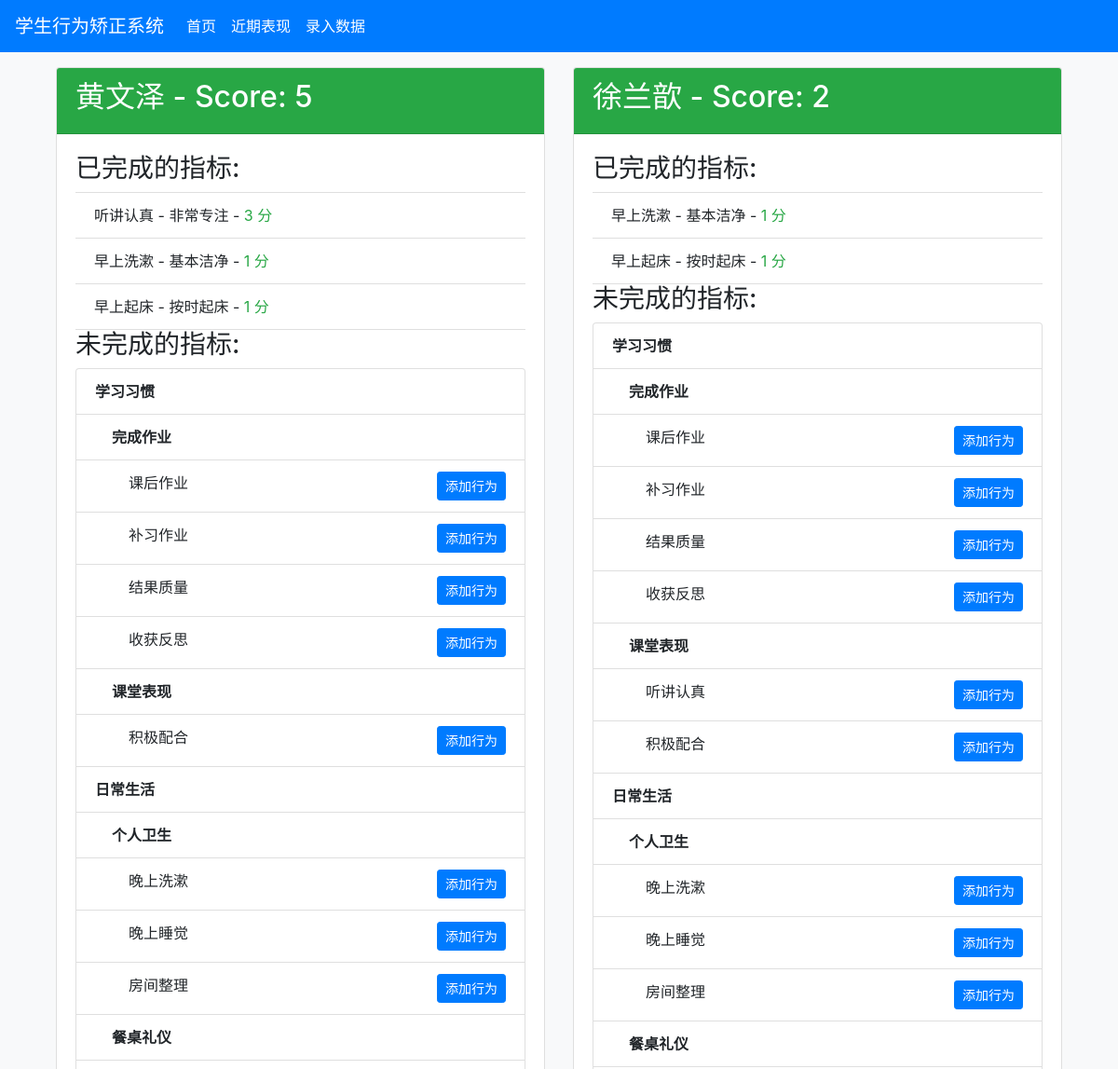
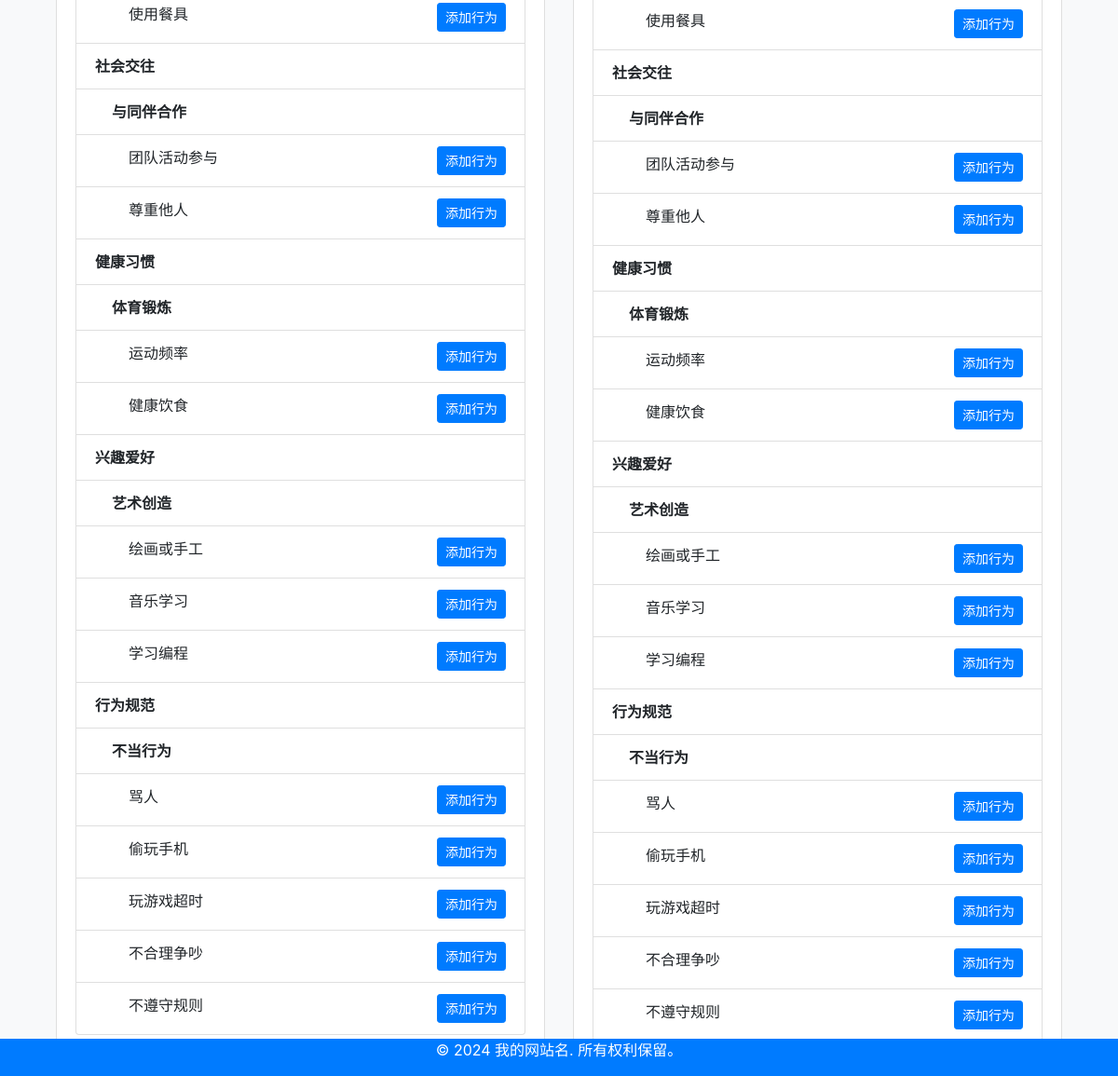
The page / on the database its author committed (2 pictures, top to bottom).
### common/models.py (models this page shows)
class CustomUser(AbstractUser):
    photo = models.ImageField(upload_to='user_photos/', null=True, blank=True)

### behaviours/models.py (models this page shows, shortened)
class BehaviorAction(models.Model):
    indicator = models.ForeignKey(BehaviorIndicator, on_delete=models.CASCADE, related_name='actions')
    description = models.CharField(max_length=255)
    points = models.IntegerField()

class BehaviorIndicator(MPTTModel):
    name = models.CharField(max_length=100)
    description = models.TextField()
    level = models.IntegerField(default=1)  # 默认等级
    parent = TreeForeignKey('self', on_delete=models.CASCADE, null=True, blank=True, related_name='children', db_index=True)
    lft = models.IntegerField(default=0)
    rght = models.IntegerField(default=0)
    tree_id = models.IntegerField(default=0)
    class MPTTMeta:
        order_insertion_by = ['name']

### home/views.py (the view)
# urls.py: path('', views.index, name='behv_index'),
def index(request):
    children_group = Group.objects.get(name='学生')
    students = CustomUser.objects.filter(groups=children_group)
    student_data = []
    for student in students:
        today = timezone.now().date()
        records = BehaviorRecord.objects.filter(performer=student, date=today).order_by('-id')  # 按 id 倒序排列
        score = sum(record.points for record in records)  # 计算得分
        completed_indicators = records.values('performance__name', 'action__description', 'action__points').distinct()
        incomplete_indicators = BehaviorIndicator.objects.exclude(
            id__in=records.values_list('performance',flat=True)
        ).distinct()
        indicator_hierarchy = build_indicator_hierarchy(incomplete_indicators)
        student_data.append({
            'id': student.id,
            'name': student.username,
            'score': score,
            'completed_indicators': completed_indicators,
            'incomplete_indicators': indicator_hierarchy,  # 确保这里传递的是 indicator_hierarchy
            'record_id': records.first().id if records.exists() else None  # 获取最新的记录 id
        })
    return render(request, 'index.html', {'students': student_data})

### templates/index.html (shortened to what this page needs)
{% extends 'base.html' %}
{% block content %}
<div class="container">
    <div class="row">
        {% for student in students %}
        <div class="col-md-6 mb-3">
            <div class="card">
                <div class="card-header bg-success text-white">
                    <h2>{{ student.name }} - Score: {{ student.score }}</h2>
                </div>
                <div class="card-body">
                    <h3>已完成的指标:</h3>
                    <ul class="list-group list-group-flush" id="completedIndicatorsList-{{ student.record_id }}">
                        {% for indicator in student.completed_indicators %}
                        <li class="list-group-item">
                            {{ indicator.performance__name }} - {{ indicator.action__description }} -
                            <span
                                class="indicator-points {% if indicator.action__points >= 0 %}text-success{% else %}text-danger{% endif %}">
                                {{ indicator.action__points }} 分
                            </span>
                        </li>
                        {% endfor %}
                    </ul>
                    <h3>未完成的指标:</h3>
                    <ul class="list-group">
                        {% for level0_indicator in student.incomplete_indicators.values %}
                        {% if level0_indicator.children %}
                        <li class="list-group-item">
                            <strong>{{ level0_indicator.indicator.name }}</strong>
                            {% for level1_indicator in level0_indicator.children.values %}
                            {% if level1_indicator.children %}
                            <li class="list-group-item">
                                &nbsp;&nbsp;&nbsp;&nbsp;<strong>{{ level1_indicator.indicator.name }}</strong>
                                {% for level2_indicator in level1_indicator.children.values %}
                                {% if level2_indicator.indicator.level == 2 %}
                                <li class="list-group-item">
                                    &nbsp;&nbsp;&nbsp;&nbsp;&nbsp;&nbsp;&nbsp;&nbsp;{{ level2_indicator.indicator.name }}
                                    <button class="btn btn-primary btn-sm float-right" data-toggle="modal"
                                        data-target="#actionModal-{{ student.id }}-{{ level2_indicator.indicator.id }}"
                                        onclick="recordAction({{ student.id }}, {{ level2_indicator.indicator.id }})">添加行为</button>
                                </li>
                                {% endif %}
                                {% endfor %}
                            </li>
                            {% endif %}
                            {% endfor %}
                        </li>
                        {% endif %}
                        {% endfor %}
                    </ul>
                </div>
            </div>
        </div>
        {% endfor %}
    </div>
</div>
{% endblock %}

### templates/base.html (shortened to what this page needs)
<!DOCTYPE html>
<html lang="zh">
<head>
    <link rel="stylesheet" href="https://stackpath.bootstrapcdn.com/bootstrap/4.3.1/css/bootstrap.min.css">
</head>
<body class="bg-light">
    <nav class="navbar navbar-expand-lg navbar-light bg-primary">
        <a class="navbar-brand text-white" href="{% url 'index' %}">学生行为矫正系统</a>
        <div class="collapse navbar-collapse" id="navbarNav">
            <ul class="navbar-nav">
                <li class="nav-item active">
                    <a class="nav-link text-white" href="{% url 'index' %}">首页 <span class="sr-only">(current)</span></a>
                </li>
                <li class="nav-item">
                    <a class="nav-link text-white" href="{% url 'get_points' %}">近期表现</a>
                </li>
                <li class="nav-item">
                    <a class="nav-link text-white" href="{% url 'record' %}">录入数据</a>
                </li>
            </ul>
        </div>
    </nav>
    <main class="container mt-3">
        {% block content %}{% endblock %}
    </main>
    <footer class="footer bg-primary text-white fixed-bottom">
        <p class="text-center">© 2024 我的网站名. 所有权利保留。</p>
    </footer>
</body>
</html>

### rows shown on the page
CustomUser: name "黄文泽"
BehaviorAction: performance__name "早上洗漱", action__description "基本洁净", action__points "1"
BehaviorIndicator: indicator.name "学习习惯"
BehaviorIndicator: indicator.name "完成作业"
BehaviorIndicator: indicator.name "课后作业"
BehaviorIndicator: indicator.name "补习作业"
BehaviorIndicator: indicator.name "结果质量"
BehaviorIndicator: indicator.name "收获反思"
BehaviorIndicator: indicator.name "课堂表现"
BehaviorIndicator: indicator.name "积极配合"
BehaviorIndicator: indicator.name "日常生活"
BehaviorIndicator: indicator.name "个人卫生"
BehaviorIndicator: indicator.name "晚上洗漱"
BehaviorIndicator: indicator.name "晚上睡觉"
BehaviorIndicator: indicator.name "房间整理"
BehaviorIndicator: indicator.name "餐桌礼仪"
BehaviorIndicator: indicator.name "使用餐具"
BehaviorIndicator: indicator.name "社会交往"
BehaviorIndicator: indicator.name "与同伴合作"
BehaviorIndicator: indicator.name "团队活动参与"
BehaviorIndicator: indicator.name "尊重他人"
BehaviorIndicator: indicator.name "健康习惯"
BehaviorIndicator: indicator.name "体育锻炼"
BehaviorIndicator: indicator.name "运动频率"
BehaviorIndicator: indicator.name "健康饮食"
BehaviorIndicator: indicator.name "兴趣爱好"
BehaviorIndicator: indicator.name "艺术创造"
BehaviorIndicator: indicator.name "绘画或手工"
BehaviorIndicator: indicator.name "音乐学习"
BehaviorIndicator: indicator.name "学习编程"
BehaviorIndicator: indicator.name "行为规范"
BehaviorIndicator: indicator.name "不当行为"
BehaviorIndicator: indicator.name "骂人"
BehaviorIndicator: indicator.name "偷玩手机"
BehaviorIndicator: indicator.name "玩游戏超时"
BehaviorIndicator: indicator.name "不合理争吵"
BehaviorIndicator: indicator.name "不遵守规则"
CustomUser: name "徐兰歆"
BehaviorIndicator: indicator.name "听讲认真"

### other values the page prints
{{ student.score }} "5" "2"
{{ indicator.performance__name }} "听讲认真" "早上起床" "早上起床"
{{ indicator.action__description }} "非常专注" "按时起床" "按时起床"
{{ indicator.action__points }} "3" "1" "1"
